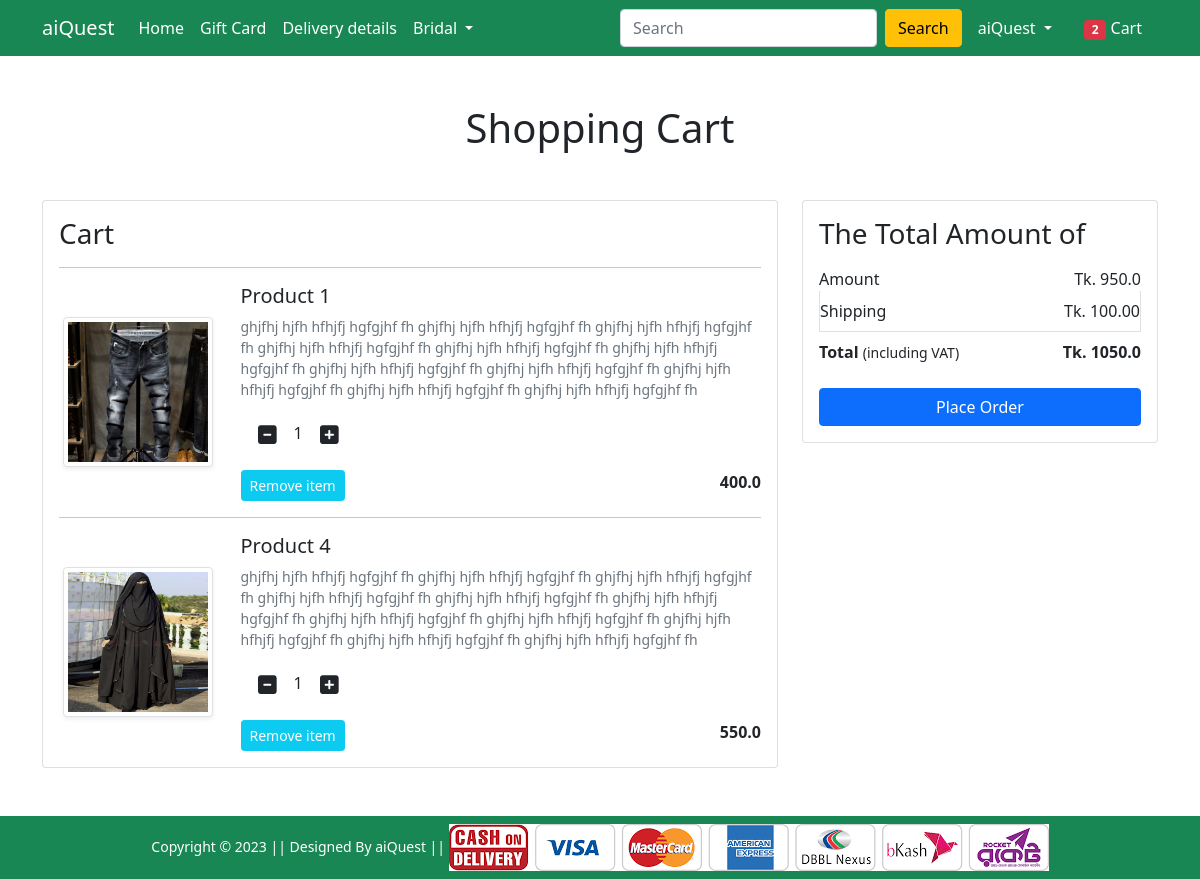
The page /cart/ (signed in) on the database its author committed.
### Shop/models.py (models this page shows, shortened)
class Cart(models.Model):
    user = models.ForeignKey(User, on_delete=models.CASCADE)
    product = models.ForeignKey(Product, on_delete=models.CASCADE)
    quantity = models.PositiveIntegerField(default=1)

class Product(models.Model):
    title = models.CharField(max_length=100)
    sellingprice = models.FloatField()
    discountprice = models.FloatField()
    description = models.TextField()
    brand = models.CharField( max_length=100)
    category = models.CharField(choices= CATEGORY_CHOICES, max_length=2)
    productimage = models.ImageField(upload_to='productimage')

### Shop/views.py (the view)
# urls.py: path('cart/', views.show_cart, name='showcart'),
@login_required
def show_cart(request):
     if request.user.is_authenticated:
          user = request.user
          cart = Cart.objects.filter(user=user)
          amount = 0.0
          shipping_amount = 100.0
          total = 0.0
          totalitem = 0
          if request.user.is_authenticated:
               totalitem = len(Cart.objects.filter(user=request.user))
          cart_product = [p for p in Cart.objects.all() if p.user==user]
          if cart_product:
               for p in cart_product:
                    tempamount = (p.quantity * p.product.discountprice)
                    amount += tempamount
                    totalamount = amount + shipping_amount
               return render(request, 'Shop/addtocart.html', {'carts':cart, 'totalamount':totalamount,'amount':amount,'totalitem':totalitem })
          else:
               return render(request, 'Shop/emptycart.html')
     else:
          return redirect('/')

### Shop/templates/Shop/addtocart.html (shortened to what this page needs)
{% extends 'Shop/base.html' %}
{% load static %}
{% block main-content %}
<div class="container my-5">
    <div class="row">
        <h1 class="text-center mb-5">Shopping Cart</h1>
        <div class="col-sm-8">
            <div class="card">
                <div class="card-body">
                    <h3>Cart</h3>
                    {% for cart in carts %}
                    <hr>
                    <div class="row">
                        <div class="col-sm-3 text-center align-self-center"><img
                                src="{{cart.product.productimage.url}}" alt="" srcset=""
                                class="img-fluid img-thumbnail shadow-sm" height="150" width="150"> </div>
                        <div class="col-sm-9">
                            <div>
                                <h5>{{cart.product.title}}</h5>
                                <p class="mb-2 text-muted small">{{cart.product.description}}</p>
                                <div class="my-3">
                                    <a class="minus-cart btn" pid = "{{cart.product.id}}"><i class="fas fa-minus-square fa-lg"></i></a>
                                    <span id="quantity">{{cart.quantity}}</span>
                                    <a class="plus-cart btn" pid = "{{cart.product.id}}"><i class="fas fa-plus-square fa-lg"></i></a>
                                </div>
                                <div class="d-flex justify-content-between">
                                    <a class="btn btn-sm btn-info remove-cart text-white mr-3" pid = "{{cart.product.id}}">Remove item </a>
                                    <p class="mb-0"><span><strong>{{cart.product.discountprice}}</strong></span></p>
                                </div>
                            </div>
                        </div>
                    </div>
                    {% endfor %}
                </div>
            </div>
        </div>
        <div class="col-sm-4">
            <div class="card">
                <div class="card-body">
                    <h3>The Total Amount of</h3>
                    <ul class="list-group">
                        <li
                            class="list-group-item d-flex justify-content-between align-items-center border-0 px-0 pb-0">
                            Amount<span>Tk. <span id="amount">{{amount}}</span></span></li>
                        <li class="list-group-item d-flex justify-content-between align-items-center px-0">
                            Shipping<span>Tk. 100.00</span></li>
                        <li
                            class="list-group-item d-flex justify-content-between align-items-center border-0 px-0 mb-3">
                            <div>
                                <strong>Total</strong> <small>(including VAT)</small>
                            </div>
                            <span><strong>Tk. <strong id="totalamount"> {{totalamount}}</strong></strong></span>
                        </li>
                    </ul>
                    <div class="d-grid"><a href="{% url 'checkout' %}" class="btn btn-primary">Place Order</a></div>
                </div>
            </div>
        </div>
    </div>
</div>
{% endblock main-content %}

### rows shown on the page
Cart: product.productimage (picture), product "Product 1", product.description "ghjfhj hjfh hfhjfj hgfgjhf fh ghjfhj hjfh hfhjfj hgfgjhf fh ghjfhj hjfh hfhjfj hgfgjhf fh ghjfhj hjfh hfhjfj hgfgjhf fh ghjfhj hjfh hfhjfj hgfgjhf fh ghjfhj hjfh hfhjfj hgfgjhf fh ghjfhj hjfh hfhjfj hgfgjhf fh ghjfhj hjfh hfhjfj hgfgjhf fh ghjfhj hjfh hfhjfj hgfgjhf fh ghjfhj hjfh hfhjfj hgfgjhf fh ghjfhj hjfh hfhjfj hgfgjhf fh", quantity "1", product.discountprice "400.0"
Cart: product.productimage (picture), product "Product 4", product.description "ghjfhj hjfh hfhjfj hgfgjhf fh ghjfhj hjfh hfhjfj hgfgjhf fh ghjfhj hjfh hfhjfj hgfgjhf fh ghjfhj hjfh hfhjfj hgfgjhf fh ghjfhj hjfh hfhjfj hgfgjhf fh ghjfhj hjfh hfhjfj hgfgjhf fh ghjfhj hjfh hfhjfj hgfgjhf fh ghjfhj hjfh hfhjfj hgfgjhf fh ghjfhj hjfh hfhjfj hgfgjhf fh ghjfhj hjfh hfhjfj hgfgjhf fh ghjfhj hjfh hfhjfj hgfgjhf fh", quantity "1", product.discountprice "550.0"

### other values the page prints
{{ totalitem }} "2"
{{ amount }} "950.0"
{{ totalamount }} "1050.0"
